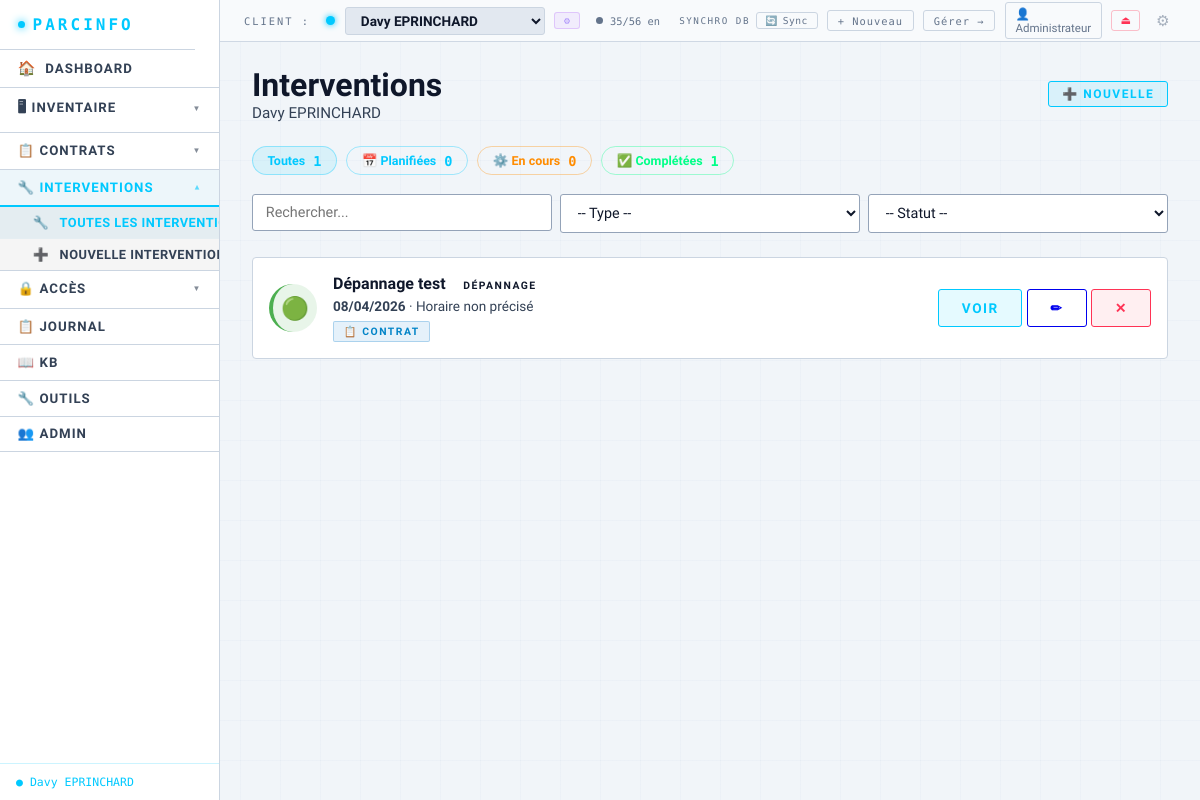
Page /interventions (signed in) on the committed database.
### tables this page shows
CREATE TABLE clients (
        id INTEGER PRIMARY KEY AUTOINCREMENT,
        nom TEXT NOT NULL DEFAULT '',
        contact TEXT DEFAULT '',
        telephone TEXT DEFAULT '',
        email TEXT DEFAULT '',
        adresse TEXT DEFAULT '',
        notes TEXT DEFAULT '',
        couleur TEXT DEFAULT '#00c9ff',
        date_creation TEXT DEFAULT '',
        date_maj TEXT DEFAULT '', auth_user_id INTEGER DEFAULT NULL);

CREATE TABLE interventions (
        id INTEGER PRIMARY KEY AUTOINCREMENT,
        client_id INTEGER NOT NULL,
        titre TEXT DEFAULT '',
        type_intervention TEXT DEFAULT '',
        description TEXT DEFAULT '',
        notes TEXT DEFAULT '',
        date_intervention TEXT NOT NULL,
        heure_debut TEXT DEFAULT '',
        heure_fin TEXT DEFAULT '',
        duree_minutes INTEGER DEFAULT 0,
        technicien_nom TEXT DEFAULT '',
        technicien_email TEXT DEFAULT '',
        statut TEXT DEFAULT 'completee',
        contrat_id INTEGER DEFAULT NULL,
        cout_ht REAL DEFAULT 0,
        devise TEXT DEFAULT 'EUR',
        date_creation TEXT DEFAULT '',
        date_maj TEXT DEFAULT '',
        auth_user_id INTEGER,
        FOREIGN KEY(client_id) REFERENCES clients(id) ON DELETE CASCADE,
        FOREIGN KEY(contrat_id) REFERENCES contrats(id) ON DELETE SET NULL,
        FOREIGN KEY(auth_user_id) REFERENCES auth_users(id) ON DELETE SET NULL);

### app.py (the view)
@app.route('/interventions')
@login_required
def liste_interventions():
    cid = get_client_id()
    if not cid: return redirect(url_for('nouveau_client'))
    page = request.args.get('page', 1, type=int)
    q = request.args.get('q', '')
    filtre_type = request.args.get('type', '')
    filtre_statut = request.args.get('statut', '')
    conn = get_db()
    client = row_to_dict(conn.execute('SELECT * FROM clients WHERE id=?', (cid,)).fetchone() or {})
    query = 'SELECT * FROM interventions WHERE client_id=? AND statut != ?'
    params = [cid, 'archivee']
    if q:
        query += ' AND titre LIKE ?'
        params.append(f'%{q}%')
    if filtre_type:
        query += ' AND type_intervention=?'
        params.append(filtre_type)
    if filtre_statut:
        query += ' AND statut=?'
        params.append(filtre_statut)
    query += ' ORDER BY date_intervention DESC'
    rows, pagination = paginate(query, tuple(params), page)
    interventions = [fmt_intervention(row_to_dict(r)) for r in rows]
    stats = {
        'total': conn.execute(
            'SELECT COUNT(*) FROM interventions WHERE client_id=? AND statut != ?', (cid, 'archivee')).fetchone()[0],
        'planifiee': conn.execute(
            "SELECT COUNT(*) FROM interventions WHERE client_id=? AND statut='planifiee'", (cid,)).fetchone()[0],
        'en_cours': conn.execute(
            "SELECT COUNT(*) FROM interventions WHERE client_id=? AND statut='en_cours'", (cid,)).fetchone()[0],
        'completee': conn.execute(
            "SELECT COUNT(*) FROM interventions WHERE client_id=? AND statut='completee'", (cid,)).fetchone()[0],
    }
    filtre_stat = ''
    if filtre_statut:
        filtre_stat = filtre_statut
    types_interventions = get_liste('types_interventions')
    conn.close()
    return render_template('interventions.html', interventions=interventions, client=client,
                          clients=get_clients(), client_actif_id=cid,
                          pagination=pagination, stats=stats,
                          filtre_type=filtre_type, filtre_statut=filtre_statut, filtre_stat=filtre_stat,
                          types_interventions=types_interventions)

### templates/interventions.html (shortened to what this page needs)
{% extends "base.html" %}
{% block content %}
<div style="display: flex; align-items: center; justify-content: space-between; margin-bottom: 1.5rem; flex-wrap: wrap; gap: 1rem;">
    <div>
        <h1>Interventions</h1>
        <p style="color: var(--text-secondary); font-size: .95rem;">{{ client.nom }}</p>
    </div>
    <a href="/intervention/nouveau" class="btn btn-primary btn-sm">➕ Nouvelle</a>
</div>
{% if stats %}
<div class="stat-chips">
    <a href="?" class="sc sc-all {% if not filtre_stat %}on{% endif %}">Toutes <span class="sc-n">{{ stats.total }}</span></a>
    <a href="?statut=planifiee" class="sc sc-plan {% if filtre_stat=='planifiee' %}on{% endif %}">📅 Planifiées <span class="sc-n">{{ stats.planifiee }}</span></a>
    <a href="?statut=en_cours" class="sc sc-cours {% if filtre_stat=='en_cours' %}on{% endif %}">⚙️ En cours <span class="sc-n">{{ stats.en_cours }}</span></a>
    <a href="?statut=completee" class="sc sc-compl {% if filtre_stat=='completee' %}on{% endif %}">✅ Complétées <span class="sc-n">{{ stats.completee }}</span></a>
</div>
{% endif %}
<div style="display: grid; gap: .5rem; margin-bottom: 1.5rem; grid-template-columns: repeat(auto-fit, minmax(150px, 1fr)); align-items: start;">
    <input type="text" id="search" placeholder="Rechercher..." style="grid-column: auto;" oninput="filtrerIntv()">
    <select id="filtre-type" onchange="filtrerIntv()">
        <option value="">-- Type --</option>
    </select>
    <select id="filtre-statut" onchange="filtrerIntv()">
        <option value="">-- Statut --</option>
    </select>
</div>
{% if interventions %}
<div style="display: flex; flex-direction: column; gap: .7rem;">
    {% for intv in interventions %}
    <div class="intv-card">
        <div class="intv-icon" style="background: {{ intv.statut_color }}20; border-left-color: {{ intv.statut_color }};">{{ intv.statut_emoji }}</div>
        <div style="flex: 1; min-width: 0;">
            <div style="display: flex; align-items: baseline; gap: .5rem; flex-wrap: wrap;">
                <strong style="font-size: 1rem;">{{ intv.titre }}</strong>
                <span class="badge badge-secondary">{{ intv.type_intervention }}</span>
            </div>
            <div style="font-size: .85rem; color: var(--text-secondary); margin-top: .2rem;">
                {% if intv.date_intervention_fmt %}
                    <strong>{{ intv.date_intervention_fmt }}</strong>
                    {% if intv.horaire %} · {{ intv.horaire }}{% endif %}
                {% endif %}
            </div>
            <div class="intv-badges" style="margin-top: .4rem;">
                {% if intv.contrat_id %}<span class="badge badge-blue">📋 Contrat</span>{% endif %}
            </div>
        </div>
        <div class="intv-actions">
            <a href="/intervention/{{ intv.id }}" class="btn btn-primary btn-xs">Voir</a>
            <a href="/intervention/{{ intv.id }}/editer" class="btn btn-secondary btn-xs">✏</a>
            <button class="btn btn-danger btn-xs" onclick="confirmerSuppression({{ intv.id }}, '{{ intv.titre }}')">✕</button>
        </div>
    </div>
    {% endfor %}
</div>
{% else %}
<div style="text-align: center; padding: 2rem; color: var(--text-muted);">
    <div style="font-size: 2rem; margin-bottom: .5rem;">📭</div>
    <p>Aucune intervention enregistrée.</p>
    <a href="/intervention/nouveau" class="btn btn-primary btn-sm" style="margin-top: 1rem;">Créer une intervention</a>
</div>
{% endif %}
{% endblock %}

### templates/base.html (shortened to what this page needs)
<!DOCTYPE html>
<html lang="fr">
<head>
</head>
<body class="{{ 'theme-light' if cfg.get('mode') == 'light' else '' }}{{ ' nav-left' if cfg.get('nav_mode') == 'vertical' else '' }}">
<div class="client-bar">
    <span class="client-bar-label">Client :</span>
    <div class="client-select-wrap">
        {% set active_cl = clients | selectattr('id','eq', client_actif_id) | first | default(None) %}
        <span class="client-dot" style="color:{{ active_cl.couleur if active_cl else '#00c9ff' }}; background:{{ active_cl.couleur if active_cl else '#00c9ff' }};"></span>
        <select id="client-dropdown" onchange="changerClientAvecConfirmation(this)" data-current-value="{{ client_actif_id or '' }}">
            {% for cl in clients %}
            <option value="{{ cl.id }}" {% if cl.id == client_actif_id %}selected{% endif %}>{{ cl.nom }}</option>
            {% endfor %}
        </select>
        {% set acces_actif = active_cl.acces if active_cl and active_cl.acces is defined else '' %}
        {% if acces_actif %}
        <div class="topbar-acces-badge topbar-acces-{{ acces_actif }}" title="{% if acces_actif == 'proprietaire' %}Vous êtes propriétaire{% elif acces_actif == 'ecriture' %}Partagé — lecture/écriture{% elif acces_actif == 'admin' %}Accès administrateur{% else %}Partagé — lecture seule{% endif %}">
            {% if acces_actif == 'proprietaire' %}🔑{% elif acces_actif == 'ecriture' %}✏ R/W{% elif acces_actif == 'admin' %}⚙{% else %}👁{% endif %}
        </div>
        {% endif %}
    </div>
    <div class="wd-topbar idle" id="wd-global-bar">
        <span class="wd-dot"></span>
        <span id="wd-global-text">…</span>
    </div>
    <div class="client-bar-actions">
        {% if cfg.get('db_type') == 'sync' %}
        <div id="topbar-sync-wrap" style="display:flex;align-items:center;gap:.35rem;">
        {% else %}
        <div id="topbar-sync-wrap" style="display:none;align-items:center;gap:.35rem;">
        {% endif %}
            <span style="font-family:'Share Tech Mono',monospace;font-size:.58rem;letter-spacing:1.5px;
                         text-transform:uppercase;color:var(--text-muted);white-space:nowrap;">Synchro DB</span>
            <button class="topbar-sync-btn" id="topbar-sync-btn"
                    onclick="syncNow()" title="Base de données — mode synchronisation&#10;Cliquer pour synchroniser maintenant">
                <span class="topbar-sync-icon" id="topbar-sync-icon">🔄</span>
                <span id="topbar-sync-label">Sync…</span>
            </button>
        </div>
        <a href="/client/nouveau" class="client-bar-link">+ Nouveau</a>
        <a href="/clients" class="client-bar-link">Gérer →</a>
        {% if session.get('auth_user_id') %}
        <a href="/profil" style="display:flex;align-items:center;gap:.4rem;text-decoration:none;
            border:1px solid var(--border);border-radius:3px;padding:.2rem .6rem;
            font-size:.72rem;color:var(--text-muted);transition:all .15s;"
           onmouseover="this.style.borderColor='var(--accent)';this.style.color='var(--text-secondary)'"
           onmouseout="this.style.borderColor='var(--border)';this.style.color='var(--text-muted)'">
            👤 {{ session.get('auth_user_nom', 'Profil') }}
        </a>
        <a href="/logout" style="border:1px solid rgba(255,51,85,.3);border-radius:3px;padding:.2rem .5rem;
            font-size:.7rem;color:var(--accent-red);text-decoration:none;" title="Déconnexion">⏏</a>
        {% endif %}
        <button class="topbar-gear" onclick="toggleConfig()" title="Paramètres">⚙</button>
    </div>
</div>
{% set ep = request.endpoint %}
{% set inv_active = ep in ['liste_appareils','nouvel_appareil','editer_appareil','liste_peripheriques','nouveau_peripherique','editer_peripherique','parc_general','baie_brassage','page_scan','liste_plans','editer_plan'] %}
{% set contrats_active = ep in ['liste_contrats','nouveau_contrat','editer_contrat','detail_contrat'] %}
{% set secu_active = ep in ['liste_identifiants','nouvel_identifiant','editer_identifiant','liste_utilisateurs','nouvel_utilisateur','editer_utilisateur','droits_utilisateur'] %}
<nav>
    <a href="/" class="nav-brand">PARCINFO</a>
    <a href="/" {% if ep == 'index' %}class="active"{% endif %}>
        <span style="font-size:.9rem;">🏠</span> DASHBOARD
    </a>
    <div class="nav-group">
        <button class="nav-group-btn {% if inv_active %}active{% endif %}">
            🖥 Inventaire <span class="arr">▼</span>
        </button>
    </div>
    <div class="nav-group">
        <button class="nav-group-btn {% if contrats_active %}active{% endif %}">
            📋 Contrats <span class="arr">▼</span>
        </button>
    </div>
    <div class="nav-group">
        <button class="nav-group-btn {% if ep in ['liste_interventions','nouveau_intervention','detail_intervention','editer_intervention'] %}active{% endif %}">
            🔧 Interventions <span class="arr">▼</span>
        </button>
        <div class="nav-dropdown">
            <a href="/interventions" {% if ep in ['liste_interventions','detail_intervention','editer_intervention'] %}class="active"{% endif %}>
                <span class="nd-icon">🔧</span> Toutes les interventions
            </a>
            <a href="/intervention/nouveau">
                <span class="nd-icon">➕</span> Nouvelle intervention
            </a>
        </div>
    </div>
    <div class="nav-group">
        <button class="nav-group-btn {% if secu_active %}active{% endif %}">
            🔒 Accès <span class="arr">▼</span>
        </button>
    </div>
    <a href="/historique" {% if ep == 'page_historique' %}class="active"{% endif %}>📋 Journal</a>
    <a href="/kb" {% if ep == 'page_kb' %}class="active"{% endif %}>📖 KB</a>
    <a href="/outils" {% if ep == 'page_outils' %}class="active"{% endif %}>🔧 Outils</a>
    {% if session.get('auth_user_role') == 'admin' %}
    <a href="/admin/utilisateurs" {% if ep in ['admin_utilisateurs','admin_nouvel_utilisateur','admin_editer_utilisateur'] %}class="active"{% endif %}>👥 Admin</a>
    {% endif %}
    <div class="nav-spacer"></div>
    {% if client is defined and client and client.nom %}
    <span class="nav-client-badge" style="color:{{ client.couleur or '#00c9ff' }}; border-color:{{ client.couleur or '#00c9ff' }}33;">
        &#9679; {{ client.nom }}
    </span>
    {% endif %}
</nav>
<main>
    {% set ep = request.endpoint %}
    {% set bc = [] %}
    {% if ep in ['nouvel_appareil','editer_appareil'] %}
        {% set _ = bc.append(('Inventaire', None)) %}
        {% set _ = bc.append(('Appareils', '/appareils')) %}
        {% set _ = bc.append(('Ajouter' if ep == 'nouvel_appareil' else 'Modifier', None)) %}
    {% elif ep in ['nouveau_peripherique','editer_peripherique'] %}
        {% set _ = bc.append(('Inventaire', None)) %}
        {% set _ = bc.append(('Périphériques', '/peripheriques')) %}
        {% set _ = bc.append(('Ajouter' if ep == 'nouveau_peripherique' else 'Modifier', None)) %}
    {% elif ep in ['nouveau_contrat','editer_contrat'] %}
        {% set _ = bc.append(('Contrats', '/contrats')) %}
        {% set _ = bc.append(('Ajouter' if ep == 'nouveau_contrat' else 'Modifier', None)) %}
    {% elif ep == 'detail_contrat' %}
        {% set _ = bc.append(('Contrats', '/contrats')) %}
        {% set _ = bc.append(('Détail', None)) %}
    {% elif ep in ['nouvel_identifiant','editer_identifiant'] %}
        {% set _ = bc.append(('Accès', None)) %}
        {% set _ = bc.append(('Identifiants', '/identifiants')) %}
        {% set _ = bc.append(('Ajouter' if ep == 'nouvel_identifiant' else 'Modifier', None)) %}
    {% elif ep in ['nouvel_utilisateur','editer_utilisateur'] %}
        {% set _ = bc.append(('Accès', None)) %}
        {% set _ = bc.append(('Utilisateurs', '/utilisateurs')) %}
        {% set _ = bc.append(('Ajouter' if ep == 'nouvel_utilisateur' else 'Modifier', None)) %}
    {% elif ep == 'droits_utilisateur' %}
        {% set _ = bc.append(('Accès', None)) %}
        {% set _ = bc.append(('Utilisateurs', '/utilisateurs')) %}
        {% set _ = bc.append(('Droits', None)) %}
    {% elif ep == 'parc_general' %}
        {% set _ = bc.append(('Inventaire', None)) %}
        {% set _ = bc.append(('Parc général', None)) %}
    {% elif ep == 'baie_brassage' %}
        {% set _ = bc.append(('Inventaire', None)) %}
        {% set _ = bc.append(('Baie de brassage', None)) %}
    {% elif ep == 'page_scan' %}
        {% set _ = bc.append(('Inventaire', None)) %}
        {% set _ = bc.append(('Scan réseau', None)) %}
    {% endif %}
    {% block content %}{% endblock %}
</main>
    {% set _sk2 = [] %}
</body>
</html>

### rows in the picture
clients: nom "Davy EPRINCHARD"
interventions: statut_emoji "🟢", titre "Dépannage test", type_intervention "DÉPANNAGE", date_intervention_fmt "08/04/2026", horaire "Horaire non précisé", shows "📋 CONTRAT"

### other values in the picture
{{ session.get('auth_user_nom', 'Profil') }} "Administrateur"
{{ stats.total }} "1"
{{ stats.planifiee }} "0"
{{ stats.en_cours }} "0"
{{ stats.completee }} "1"
form field value "Davy EPRINCHARD"
